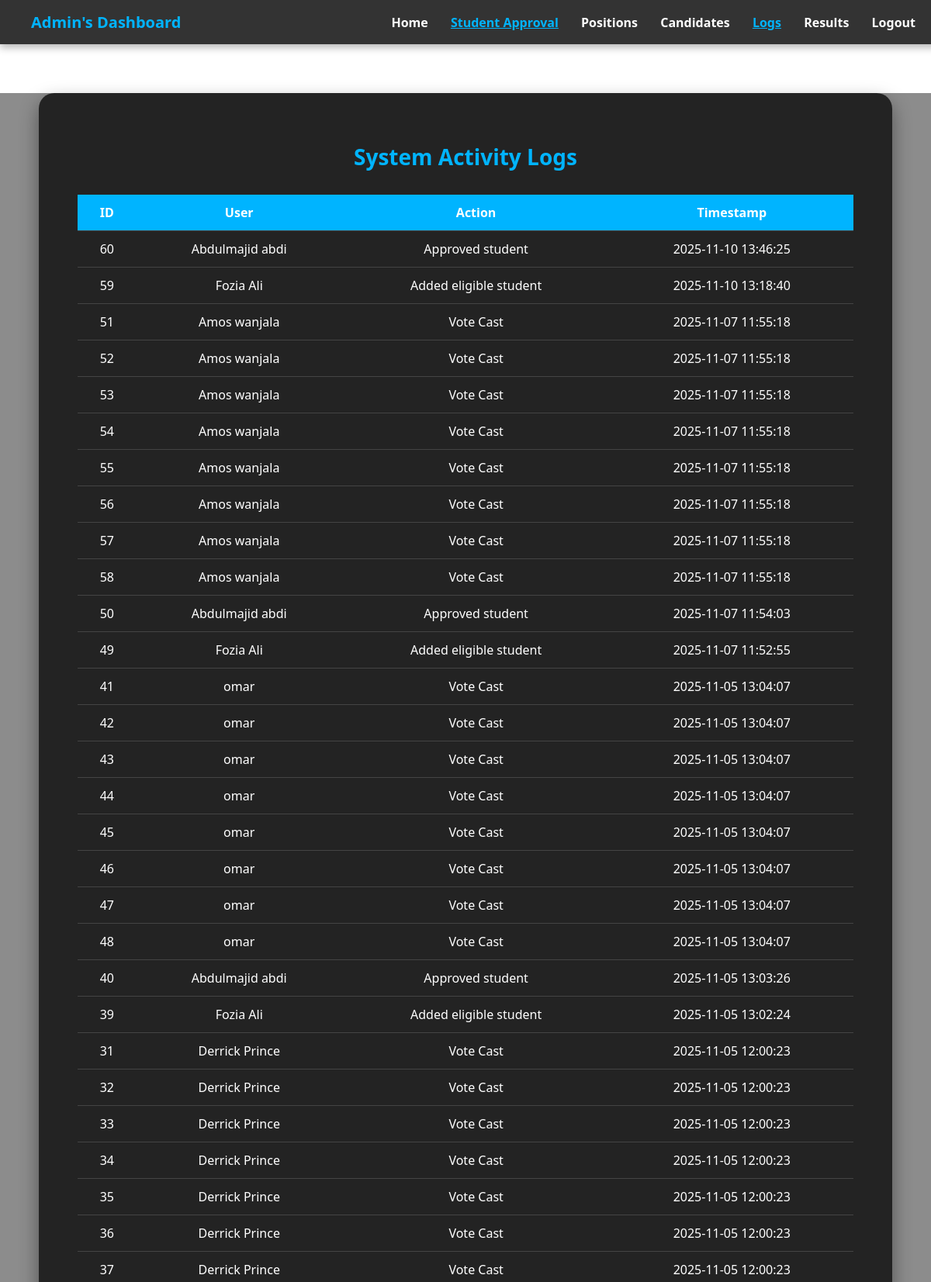
/view_logs.php (signed in, upper part), run on the app's committed database.
### tables this page shows
CREATE TABLE `logs` (
  `id` int(11) NOT NULL,
  `user_id` int(11) NOT NULL,
  `action` varchar(255) NOT NULL,
  `target_id` int(11) DEFAULT NULL,
  `description` text DEFAULT NULL,
  `created_at` datetime DEFAULT current_timestamp()
);

CREATE TABLE `users` (
  `id` int(11) NOT NULL,
  `student_id` varchar(50) NOT NULL,
  `name` varchar(150) NOT NULL,
  `email` varchar(150) DEFAULT NULL,
  `password` varchar(255) NOT NULL,
  `is_admin` tinyint(1) NOT NULL DEFAULT 0,
  `status` enum('Pending','Active','Rejected') DEFAULT 'Pending',
  `created_at` timestamp NOT NULL DEFAULT current_timestamp(),
  `role` enum('admin','registrar','student') NOT NULL DEFAULT 'student',
  `has_voted` tinyint(1) DEFAULT 0
);

### view_logs.php (the view, shortened to what this page needs)
<?php
require 'db.php';
$stmt = $pdo->prepare("
    SELECT l.id, l.user_id, u.name AS user_name, l.action, l.created_at
    FROM logs l
    LEFT JOIN users u ON l.user_id = u.id
    ORDER BY l.created_at DESC
");
$stmt->execute();
$logs = $stmt->fetchAll();
?>
<!DOCTYPE html>
<html lang="en">
<head>
</head>
<body>
<header>
  <h1>Admin's Dashboard</h1>
  <nav>
    <a href="admin_dashboard.php">Home</a>
    <a href="approve_students.php" class="active">Student Approval</a>
    <a href="admin_add_position.php">Positions</a>
    <a href="admin_add_candidate.php">Candidates</a>
    <a href="view_logs.php" class="active">Logs</a>
     <a href="results.php">Results</a>
    <a href="logout.php">Logout</a>
  </nav>
</header>
<div class="container">
  <h2>System Activity Logs</h2>
  <?php if (count($logs) > 0): ?>
  <table>
    <tr>
      <th>ID</th>
      <th>User</th>
      <th>Action</th>
      <th>Timestamp</th>
    </tr>
    <?php foreach ($logs as $log): ?>
    <tr>
      <td><?= $log['id'] ?></td>
      <td><?= htmlspecialchars($log['user_name'] ?? 'Unknown User') ?></td>
      <td><?= htmlspecialchars($log['action']) ?></td>
      <td><?= $log['created_at'] ?></td>
    </tr>
    <?php endforeach; ?>
  </table>
  <?php else: ?>
    <p style="text-align:center;">No logs available.</p>
  <?php endif; ?>
</div>
</body>
</html>

### view_logs.php (style rules this page uses)
body { position: relative; background: url('image/press.jpeg') no-repeat center center fixed; background-size: cover; font-family: "Segoe UI", Arial, sans-serif; margin: 0; padding: 0; color: white; min-height: 100vh; }
body::before { content: ""; position: absolute; top: 0; left: 0; width: 100%; height: 100%; background: rgba(0, 0, 0, 0.45); z-index: 0; }
header { position: fixed; top: 0; left: 0; width: 95%; background: rgba(0, 0, 0, 0.8); backdrop-filter: blur(8px); box-shadow: 0 4px 10px rgba(0,0,0,0.3); z-index: 2; display: flex; justify-content: space-between; align-items: center; padding: 15px 40px; }
header h1 { color: #00b4ff; font-size: 20px; margin: 0; }
nav a { margin-left: 25px; color: #fff; text-decoration: none; font-weight: 600; transition: 0.3s; }
nav a:hover, nav a.active { color: #00b4ff; text-decoration: underline; }
.container { position: relative; z-index: 1; background: rgba(0, 0, 0, 0.75); backdrop-filter: blur(10px); width: 85%; max-width: 1000px; margin: 120px auto 50px; padding: 40px 50px; border-radius: 20px; box-shadow: 0 10px 25px rgba(0,0,0,0.4); animation: fadeIn 0.8s ease; }
h2 { text-align: center; color: #00b4ff; font-size: 28px; margin-bottom: 30px; }
table { width: 100%; margin-top: 20px; border-collapse: collapse; text-align: center; }
th, td { padding: 12px; border-bottom: 1px solid #444; }
th { background: #00b4ff; color: white; }

### data on the page
logs: id "60", user.name "Abdulmajid abdi", action "Approved student", created_at "2025-11-10 13:46:25"
logs: id "59", user.name "Fozia Ali", action "Added eligible student", created_at "2025-11-10 13:18:40"
logs: id "51", user.name "Amos wanjala", action "Vote Cast", created_at "2025-11-07 11:55:18"
logs: id "52", user.name "Amos wanjala", action "Vote Cast", created_at "2025-11-07 11:55:18"
logs: id "53", user.name "Amos wanjala", action "Vote Cast", created_at "2025-11-07 11:55:18"
logs: id "54", user.name "Amos wanjala", action "Vote Cast", created_at "2025-11-07 11:55:18"
logs: id "55", user.name "Amos wanjala", action "Vote Cast", created_at "2025-11-07 11:55:18"
logs: id "56", user.name "Amos wanjala", action "Vote Cast", created_at "2025-11-07 11:55:18"
logs: id "57", user.name "Amos wanjala", action "Vote Cast", created_at "2025-11-07 11:55:18"
logs: id "58", user.name "Amos wanjala", action "Vote Cast", created_at "2025-11-07 11:55:18"
logs: id "50", user.name "Abdulmajid abdi", action "Approved student", created_at "2025-11-07 11:54:03"
logs: id "49", user.name "Fozia Ali", action "Added eligible student", created_at "2025-11-07 11:52:55"
logs: id "41", user.name "omar", action "Vote Cast", created_at "2025-11-05 13:04:07"
logs: id "42", user.name "omar", action "Vote Cast", created_at "2025-11-05 13:04:07"
logs: id "43", user.name "omar", action "Vote Cast", created_at "2025-11-05 13:04:07"
logs: id "44", user.name "omar", action "Vote Cast", created_at "2025-11-05 13:04:07"
logs: id "45", user.name "omar", action "Vote Cast", created_at "2025-11-05 13:04:07"
logs: id "46", user.name "omar", action "Vote Cast", created_at "2025-11-05 13:04:07"
logs: id "47", user.name "omar", action "Vote Cast", created_at "2025-11-05 13:04:07"
logs: id "48", user.name "omar", action "Vote Cast", created_at "2025-11-05 13:04:07"
logs: id "40", user.name "Abdulmajid abdi", action "Approved student", created_at "2025-11-05 13:03:26"
logs: id "39", user.name "Fozia Ali", action "Added eligible student", created_at "2025-11-05 13:02:24"
logs: id "31", user.name "Derrick Prince", action "Vote Cast", created_at "2025-11-05 12:00:23"
logs: id "32", user.name "Derrick Prince", action "Vote Cast", created_at "2025-11-05 12:00:23"
logs: id "33", user.name "Derrick Prince", action "Vote Cast", created_at "2025-11-05 12:00:23"
logs: id "34", user.name "Derrick Prince", action "Vote Cast", created_at "2025-11-05 12:00:23"
logs: id "35", user.name "Derrick Prince", action "Vote Cast", created_at "2025-11-05 12:00:23"
logs: id "36", user.name "Derrick Prince", action "Vote Cast", created_at "2025-11-05 12:00:23"
logs: id "37", user.name "Derrick Prince", action "Vote Cast", created_at "2025-11-05 12:00:23"
